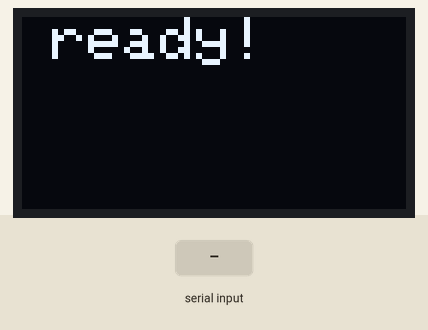
Simulated run of this sketch. Board: Arduino Mega 2560, built with avr-gcc and run on an emulated ATmega2560. Parts: 128×64 one-colour display. Inputs (shaded band) come from the test bench.

Above: at 1.3 s.
1.4 s: "oled hello\n" received over Serial
At 2.2 s:
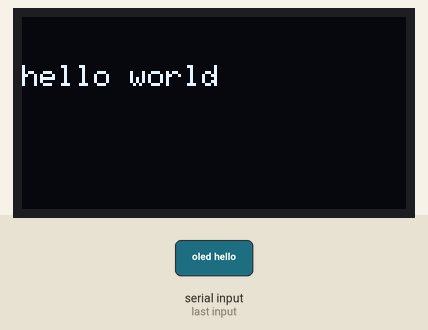
2.9 s: "oled clear\n" received over Serial
At 3.3 s:
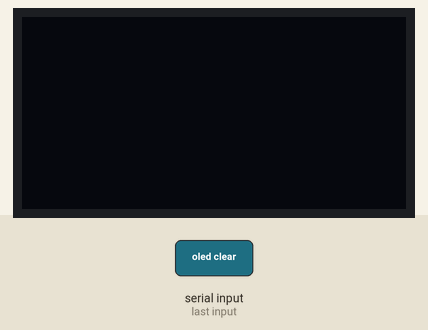
Timing chart, 0 to 5.9 s (numbered marks = the images above; inputs shaded):
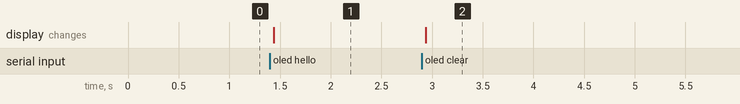

The sketch:

RT10000001_-_port_11.ino
```cpp
#include <SPI.h>
#include <Wire.h>
#include <Adafruit_GFX.h>
#include <Adafruit_SSD1306.h>

#define SCREEN_WIDTH 128 // OLED display width, in pixels
#define SCREEN_HEIGHT 64 // OLED display height, in pixels

// Declaration for SSD1306 display connected using software SPI (default case):
#define OLED_MOSI   2
#define OLED_CLK   0
#define OLED_DC    5
#define OLED_CS    17
#define OLED_RESET 4

const int vccPin = 23;

Adafruit_SSD1306 display(SCREEN_WIDTH, SCREEN_HEIGHT,
                         OLED_MOSI, OLED_CLK, OLED_DC, OLED_RESET, OLED_CS);

String palavra;

void setup() {
  digitalWrite(vccPin, HIGH);
  // Abaixo tudo igual ao exercício 11 de arduino.
  Serial.begin(9600);
  display.begin(SSD1306_SWITCHCAPVCC);
  display.clearDisplay();

  display.setTextSize(2); // Draw 2X-scale text
  display.setTextColor(SSD1306_WHITE);
  display.setCursor(10, 0);
  display.println(F("ready!"));
  display.display();      // Show initial text
  delay(100);
}

void loop() {
  while (Serial.available() > 0);
  palavra = Serial.readStringUntil('\n');
  if (palavra == "oled hello") {
    display.clearDisplay();
    display.setTextSize(1);
    display.println(F("hello world"));
    display.display();
  }
  if (palavra == "oled clear") {
    display.clearDisplay();
    display.display();
  }
}
```

Measured:
- after the input at 1.4 s, the display: changes at once (image 1)
- after the input at 2.9 s, the display: changes at once (image 2)
